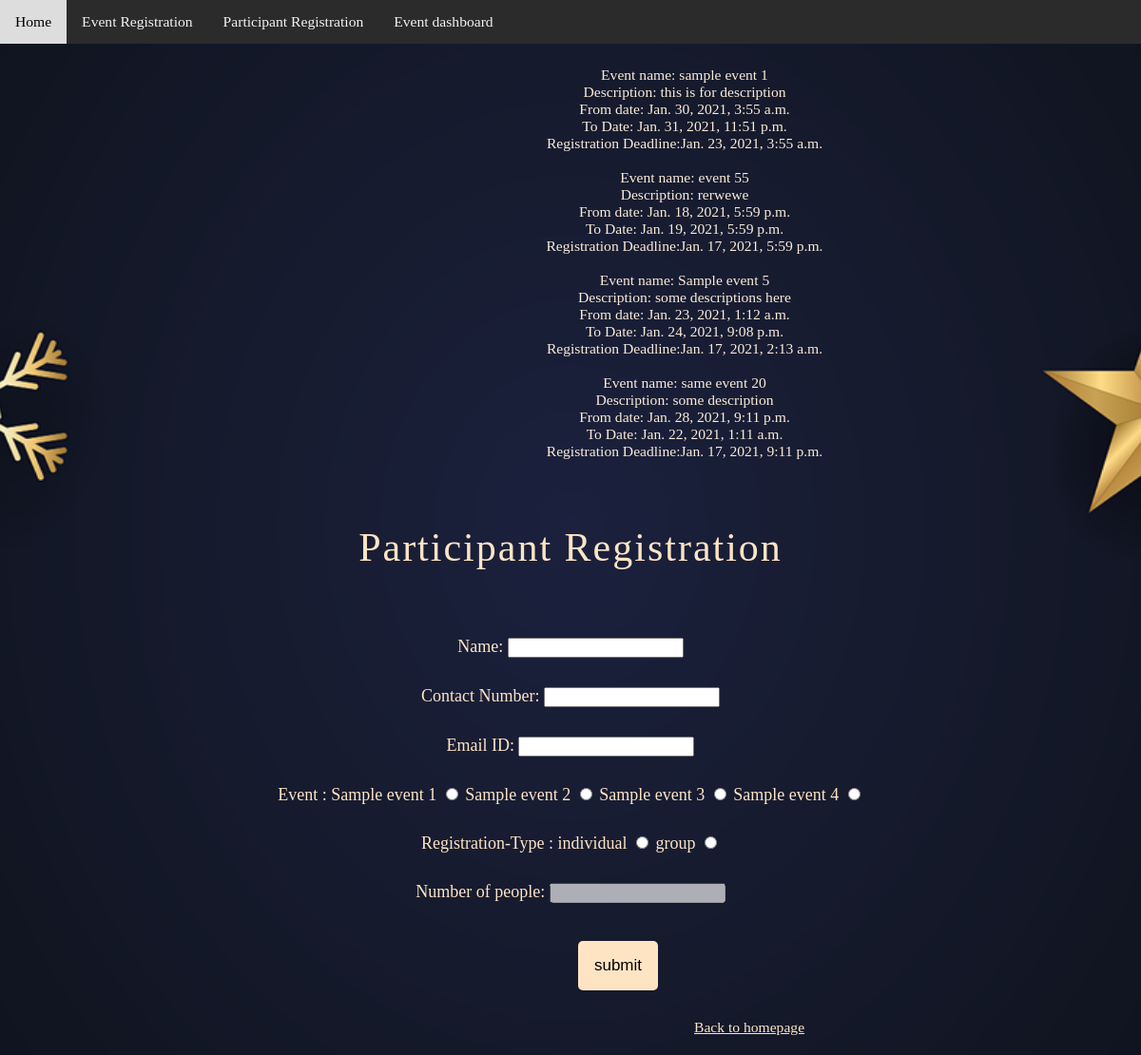
The page /eventlist on the database as committed earlier.
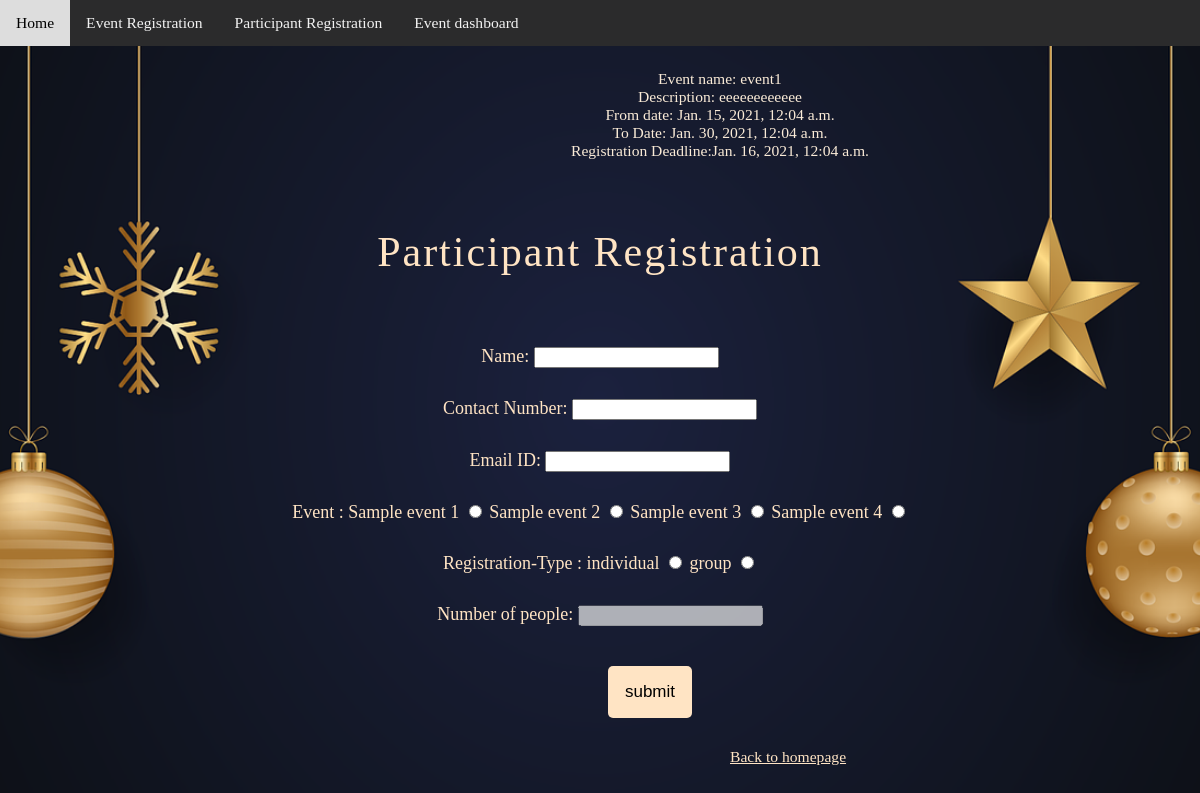
The same page on the database as committed later.
### home/models.py (models this page shows, shortened)
class Everegis(models.Model):
    eventname = models.CharField(max_length=100)
    description = models.CharField(max_length=500)
    location = models.CharField(max_length=300)
    fromdate = models.DateTimeField()
    todatee = models.DateTimeField()
    deadline = models.DateTimeField()
    hostmail = models.CharField(max_length=100)
    hostPassword = models.CharField(max_length=10)

### home/views.py (the view)
# urls.py: path('eventlist', views.Abc.eventlist),
    def eventlist(request):
        eventregis = Everegis.objects.all()
        return render(request, 'eventlist.html', {'eventregis': eventregis})

### templates/eventlist.html (shortened to what this page needs)
{% extends 'base.html' %}
{% block body %}
<!DOCTYPE html>
<html lang="en">
<head>
    <link rel="stylesheet" href="static/style.css">
</head>
<body>
    <div class="list">
        <ul>
            {% for eventregi in eventregis %}
                <li> Event name: {{eventregi.eventname}}</li>
                <li>Description: {{eventregi.description}}</li>
                <li>From date: {{eventregi.fromdate}}</li>
                <li>To Date: {{eventregi.todatee}}</li>
                <li>Registration Deadline:{{eventregi.deadline}}</li>
                <br>
            {% endfor %}
        </ul>
    </div>
    <div class="heading">Participant Registration</div>
    <form id="formmi" method="POST" action="/eventlist">
        <div class="col1">
            <label for="yourname">Name:</label>
            <input type="text" id="yourname" name="Name">
        </div>
        <div class="col2">
            <label for="phone">Contact Number:</label>
            <input type="number" id="phone" name="phone">
        </div>
        <div class="col3">
            <label for="email2">Email ID:</label>
            <input type="email" id="email2" name="email2">
        </div>
        <div class="col4">
            Event :
            <label for="event1">Sample event 1</label>
            <input type="radio" id="event1" name="eventType" class="eve">
            <label for="event2">Sample event 2</label>
            <input type="radio" id="event2" name="eventType" class="eve">
            <label for="event3">Sample event 3</label>
            <input type="radio" id="event3" name="eventType" class="eve">
            <label for="event4">Sample event 4</label>
            <input type="radio" id="event4" name="eventType" class="eve">
        </div>
        <div class="col5">
            Registration-Type :
            <label for="individual">individual</label>
            <input type="radio" id="individual" name="registration" class="er">
            <label for="group">group</label>
            <input type="radio" id="group" name="registration" class="er">
        </div>
        <div class="col6">
            <label for="people">Number of people:</label>
            <input type="number" min="2" id="people" disabled>
        </div>
        <div class="sub">
            <button class="submit" type="submit" id="submit" value="submit">submit</button>
        </div>
    </form>
    <div class="link"><a href="/homepage"> Back to homepage </a> </div>
</body>
</html>
{% endblock body %}

### templates/base.html (shortened to what this page needs)
<!DOCTYPE html>
<html lang="en">
<head>
    <link rel="stylesheet" href="static/basestyle.css">
</head>
<body>
    <div class="nav">
        <a href="/homepage" class="ho">Home</a>
        <a href="/everegis" class="everegister">Event Registration</a>
        <a href="/eventlist" class="parti">Participant Registration</a>
        <a href="" class="evedashboard">Event dashboard</a>
    </div>
{% block body %} {% endblock body %}
</body>
</html>

### static/basestyle.css (style rules this page uses)
body { margin: 0; }
.nav { overflow: hidden; background-color: rgb(43, 43, 44); position: fixed; top: 0; width: 100%; }
.nav a { float: left; display: block; color: #f2f2f2; text-align: center; padding: 14px 16px; text-decoration: none; font-size: 1.3vw; }

### static/style.css (style rules this page uses)
html { background: url('im22.jpg') no-repeat center center fixed; -webkit-background-size: cover; -moz-background-size: cover; -o-background-size: cover; background-size: cover; }
.list { font-size: 1.3vw; margin-top: 70px; width: 50%; margin-left: 400px; color: antiquewhite; text-align: center; }
ul { list-style-type: none; }
.heading { font-family: 'Trebuchet MS'; margin-top: 50px; margin-bottom: 70px; text-align: center; color: bisque; font-size: 3.5vw; box-shadow: 20px; letter-spacing: 2px; }
.col1,.col2,.col3,.col4,.col5,.col6 { margin-top: 30px; font-size: 1.5vw; text-align: center; color: bisque; font-family: "candara"; }
.submit { text-align: center; background-color: bisque; width: auto; font-size: 24px; padding: 16px 17px; font-size: 17px; border: none; border-radius: 5px; -moz-border-radius: 5px; -webkit-border-radius: 5px; -o-border-radius: 5px; -ms-border-radius: 5px; cursor: pointer; margin-left: 100px; cursor: pointer; }
.sub { margin-top: 40px; text-align: center; }
.link { font-size: 1.3vw; margin-top: 30px; color: red; margin-left:730px; margin-bottom: 20px; }
a { color: bisque; }

Rows that differ between the two databases and show on the page:
removed Everegis: eventname "sample event 1", description "this is for description", fromdate "Jan. 30, 2021, 3:55 a.m.", todatee "Jan. 31, 2021, 11:51 p.m.", deadline "Jan. 23, 2021, 3:55 a.m."
removed Everegis: eventname "event 55", description "rerwewe", fromdate "Jan. 18, 2021, 5:59 p.m.", todatee "Jan. 19, 2021, 5:59 p.m.", deadline "Jan. 17, 2021, 5:59 p.m."
removed Everegis: eventname "Sample event 5", description "some descriptions here", fromdate "Jan. 23, 2021, 1:12 a.m.", todatee "Jan. 24, 2021, 9:08 p.m.", deadline "Jan. 17, 2021, 2:13 a.m."
removed Everegis: eventname "same event 20", description "some description", fromdate "Jan. 28, 2021, 9:11 p.m.", todatee "Jan. 22, 2021, 1:11 a.m.", deadline "Jan. 17, 2021, 9:11 p.m."
added Everegis: eventname "event1", description "eeeeeeeeeeee", fromdate "Jan. 15, 2021, 12:04 a.m.", todatee "Jan. 30, 2021, 12:04 a.m.", deadline "Jan. 16, 2021, 12:04 a.m."
